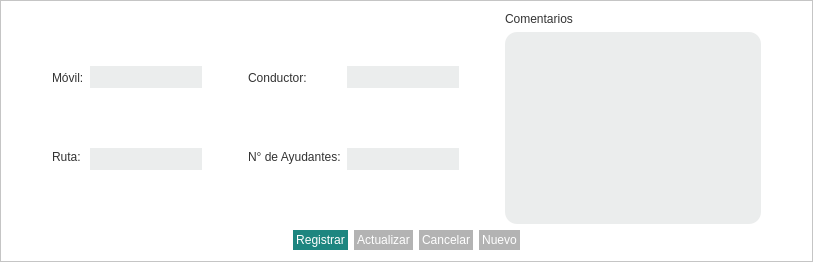
    <widget class="QFrame" name="frame_2">
     <property name="styleSheet">
      <string notr="true">background-color:white;</string>
     </property>
     <property name="frameShape">
      <enum>QFrame::StyledPanel</enum>
     </property>
     <property name="frameShadow">
      <enum>QFrame::Raised</enum>
     </property>
     <layout class="QGridLayout" name="gridLayout_2">
      <item row="0" column="0">
       <layout class="QHBoxLayout" name="horizontalLayout_6">
        <item>
         <spacer name="horizontalSpacer_8">
          <property name="orientation">
           <enum>Qt::Horizontal</enum>
          </property>
          <property name="sizeHint" stdset="0">
           <size>
            <width>40</width>
            <height>20</height>
           </size>
          </property>
         </spacer>
        </item>
        <item>
         <layout class="QVBoxLayout" name="verticalLayout_7">
          <item>
           <layout class="QHBoxLayout" name="horizontalLayout_2">
            <item>
             <layout class="QVBoxLayout" name="verticalLayout_3">
              <item>
               <widget class="QLabel" name="label_user_3">
                <property name="sizePolicy">
                 <sizepolicy hsizetype="Preferred" vsizetype="Fixed">
                  <horstretch>0</horstretch>
                  <verstretch>0</verstretch>
                 </sizepolicy>
                </property>
                <property name="styleSheet">
                 <string notr="true">font: 11pt &quot;MS Shell Dlg 2&quot;;
color:#333333;
min-width:7em;
max-width:7em;</string>
                </property>
                <property name="text">
                 <string>Móvil:</string>
                </property>
               </widget>
              </item>
              <item>
               <widget class="QLabel" name="label_user_4">
                <property name="sizePolicy">
                 <sizepolicy hsizetype="Preferred" vsizetype="Fixed">
                  <horstretch>0</horstretch>
                  <verstretch>0</verstretch>
                 </sizepolicy>
                </property>
                <property name="styleSheet">
                 <string notr="true">font: 11pt &quot;MS Shell Dlg 2&quot;;
color:#333333;
min-width:7em;
max-width:7em;</string>
                </property>
                <property name="text">
                 <string>Ruta:</string>
                </property>
               </widget>
              </item>
             </layout>
            </item>
            <item>
             <layout class="QVBoxLayout" name="verticalLayout_4">
              <item>
               <widget class="QLineEdit" name="label_movil">
                <property name="sizePolicy">
                 <sizepolicy hsizetype="Expanding" vsizetype="Fixed">
                  <horstretch>0</horstretch>
                  <verstretch>0</verstretch>
                 </sizepolicy>
                </property>
                <property name="styleSheet">
                 <string notr="true">background-color: #EBEDED;
border-style: outset;
border-radius: 12px;
font: 10pt &quot;MS Shell Dlg 2&quot;;
color: #333333;
min-width: 15em;
padding: 3px;</string>
                </property>
               </widget>
              </item>
              <item>
               <widget class="QLineEdit" name="label_ruta">
                <property name="sizePolicy">
                 <sizepolicy hsizetype="Expanding" vsizetype="Fixed">
                  <horstretch>0</horstretch>
                  <verstretch>0</verstretch>
                 </sizepolicy>
                </property>
                <property name="styleSheet">
                 <string notr="true">background-color: #EBEDED;
border-style: outset;
border-radius: 12px;
font: 10pt &quot;MS Shell Dlg 2&quot;;
color: #333333;
min-width: 15em;
padding: 3px;</string>
                </property>
               </widget>
              </item>
             </layout>
            </item>
            <item>
             <spacer name="horizontalSpacer_29">
              <property name="orientation">
               <enum>Qt::Horizontal</enum>
              </property>
              <property name="sizeHint" stdset="0">
               <size>
                <width>40</width>
                <height>20</height>
               </size>
              </property>
             </spacer>
            </item>
            <item>
             <layout class="QVBoxLayout" name="verticalLayout_5">
              <item>
               <widget class="QLabel" name="label_user_5">
                <property name="sizePolicy">
                 <sizepolicy hsizetype="Preferred" vsizetype="Fixed">
                  <horstretch>0</horstretch>
                  <verstretch>0</verstretch>
                 </sizepolicy>
                </property>
                <property name="styleSheet">
                 <string notr="true">font: 11pt &quot;MS Shell Dlg 2&quot;;
color:#333333;
min-width:7em;
max-width:7em;</string>
                </property>
                <property name="text">
                 <string>Conductor:</string>
                </property>
               </widget>
              </item>
              <item>
               <widget class="QLabel" name="label_user_6">
                <property name="sizePolicy">
                 <sizepolicy hsizetype="Preferred" vsizetype="Fixed">
                  <horstretch>0</horstretch>
                  <verstretch>0</verstretch>
                 </sizepolicy>
                </property>
                <property name="styleSheet">
                 <string notr="true">font: 11pt &quot;MS Shell Dlg 2&quot;;
color:#333333;
min-width:7em;
max-width:7em;</string>
                </property>
                <property name="text">
                 <string>N° de Ayudantes:</string>
                </property>
               </widget>
              </item>
             </layout>
            </item>
            <item>
             <layout class="QVBoxLayout" name="verticalLayout_6">
              <item>
               <widget class="QLineEdit" name="label_conductor">
                <property name="sizePolicy">
                 <sizepolicy hsizetype="Expanding" vsizetype="Fixed">
                  <horstretch>0</horstretch>
                  <verstretch>0</verstretch>
                 </sizepolicy>
                </property>
                <property name="styleSheet">
                 <string notr="true">background-color: #EBEDED;
border-style: outset;
border-radius: 12px;
font: 10pt &quot;MS Shell Dlg 2&quot;;
color: #333333;
min-width: 15em;
padding: 3px;</string>
                </property>
               </widget>
              </item>
              <item>
               <widget class="QLineEdit" name="label_ayudantes">
                <property name="sizePolicy">
                 <sizepolicy hsizetype="Expanding" vsizetype="Fixed">
                  <horstretch>0</horstretch>
                  <verstretch>0</verstretch>
                 </sizepolicy>
                </property>
                <property name="styleSheet">
                 <string notr="true">background-color: #EBEDED;
border-style: outset;
border-radius: 12px;
font: 10pt &quot;MS Shell Dlg 2&quot;;
color: #333333;
min-width: 15em;
padding: 3px;</string>
                </property>
               </widget>
              </item>
             </layout>
            </item>
            <item>
             <spacer name="horizontalSpacer_30">
              <property name="orientation">
               <enum>Qt::Horizontal</enum>
              </property>
              <property name="sizeHint" stdset="0">
               <size>
                <width>40</width>
                <height>20</height>
               </size>
              </property>
             </spacer>
            </item>
            <item>
             <layout class="QVBoxLayout" name="verticalLayout_14">
              <item>
               <widget class="QLabel" name="label_user_7">
                <property name="sizePolicy">
                 <sizepolicy hsizetype="Preferred" vsizetype="Fixed">
                  <horstretch>0</horstretch>
                  <verstretch>0</verstretch>
                 </sizepolicy>
                </property>
                <property name="styleSheet">
                 <string notr="true">font: 11pt &quot;MS Shell Dlg 2&quot;;
color:#333333;
min-width:7em;
max-width:7em;</string>
                </property>
                <property name="text">
                 <string>Comentarios</string>
                </property>
               </widget>
              </item>
              <item>
               <widget class="QTextEdit" name="text_comentarios">
                <property name="styleSheet">
                 <string notr="true">background-color: #EBEDED;
border-style: outset;
border-radius: 12px;
font: 10pt &quot;MS Shell Dlg 2&quot;;
color: #333333;
padding: 3px;</string>
                </property>
               </widget>
              </item>
             </layout>
            </item>
           </layout>
          </item>
          <item>
           <layout class="QHBoxLayout" name="horizontalLayout_3">
            <item>
             <spacer name="horizontalSpacer_3">
              <property name="orientation">
               <enum>Qt::Horizontal</enum>
              </property>
              <property name="sizeHint" stdset="0">
               <size>
                <width>40</width>
                <height>20</height>
               </size>
              </property>
             </spacer>
            </item>
            <item>
             <widget class="QPushButton" name="boton_registrar">
              <property name="sizePolicy">
               <sizepolicy hsizetype="Preferred" vsizetype="Preferred">
                <horstretch>0</horstretch>
                <verstretch>0</verstretch>
               </sizepolicy>
              </property>
              <property name="styleSheet">
               <string notr="true">background-color: #1D8680;
border-style: outset;
border-radius: 12px;
font: 12pt &quot;MS Shell Dlg 2&quot;;
color: white;
min-width: 5em;
max-width:7em;
padding: 3px;
max-height:1.2em;</string>
              </property>
              <property name="text">
               <string>Registrar</string>
              </property>
              <property name="autoDefault">
               <bool>true</bool>
              </property>
             </widget>
            </item>
            <item>
             <widget class="QPushButton" name="button_update">
              <property name="styleSheet">
               <string notr="true">background-color: #B3B3B3;
border-style: outset;
border-radius: 12px;
font: 12pt &quot;MS Shell Dlg 2&quot;;
color: white;
min-width: 5em;
max-width:7em;
padding: 3px;
max-height:1.2em;</string>
              </property>
              <property name="text">
               <string>Actualizar</string>
              </property>
             </widget>
            </item>
            <item>
             <widget class="QPushButton" name="butto_cancel">
              <property name="toolTip">
               <string/>
              </property>
              <property name="styleSheet">
               <string notr="true">background-color: #B3B3B3;
border-style: outset;
border-radius: 12px;
font: 12pt &quot;MS Shell Dlg 2&quot;;
color: white;
min-width: 5em;
max-width:7em;
padding: 3px;
max-height:1.2em;</string>
              </property>
              <property name="text">
               <string>Cancelar</string>
              </property>
             </widget>
            </item>
            <item>
             <widget class="QPushButton" name="pushButton_2">
              <property name="styleSheet">
               <string notr="true">background-color: #B3B3B3;
border-style: outset;
border-radius: 12px;
font: 12pt &quot;MS Shell Dlg 2&quot;;
color: white;
min-width: 5em;
max-width:7em;
padding: 3px;
max-height:1.2em;</string>
              </property>
              <property name="text">
               <string>Nuevo</string>
              </property>
             </widget>
            </item>
            <item>
             <spacer name="horizontalSpacer_4">
              <property name="orientation">
               <enum>Qt::Horizontal</enum>
              </property>
              <property name="sizeHint" stdset="0">
               <size>
                <width>40</width>
                <height>20</height>
               </size>
              </property>
             </spacer>
            </item>
           </layout>
          </item>
         </layout>
        </item>
        <item>
         <spacer name="horizontalSpacer_9">
          <property name="orientation">
           <enum>Qt::Horizontal</enum>
          </property>
          <property name="sizeHint" stdset="0">
           <size>
            <width>40</width>
            <height>20</height>
           </size>
          </property>
         </spacer>
        </item>
       </layout>
      </item>
     </layout>
    </widget>
